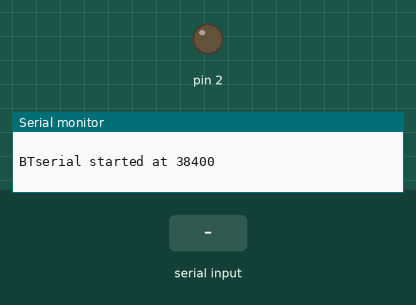
Bench run of a sketch on a simulated Arduino Uno, built with avr-gcc and run on an emulated ATmega328P. Parts: output pins drawn as LEDs (lit = HIGH), the last lines printed to the serial monitor. Inputs (shaded band) come from the test bench.

Above: at 1.2 s.
1.3 s: "1\n" received over the second serial link
At 2.2 s:
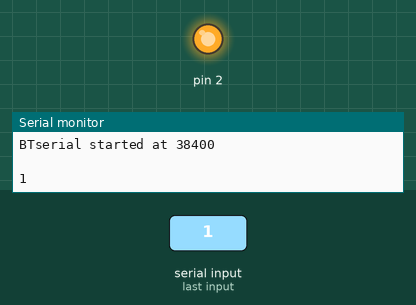
2.8 s: "1\n" received over Serial
Timing chart, 0 to 5.8 s (numbered marks = the images above; inputs shaded):
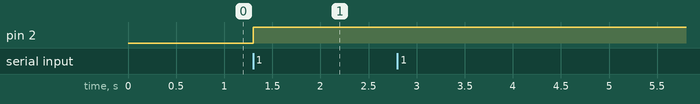

The sketch:

AT_COMMANDS.ino
```cpp
#include <SoftwareSerial.h>
SoftwareSerial BTserial(10, 9); // RX, TX

char c = ' ';
boolean NL = true;

void setup()
{
  Serial.begin(9600);
  Serial.print("Sketch: "); Serial.println(__FILE__);
  Serial.print("Uploaded: "); Serial.println(__DATE__);
  Serial.println(" ");

  BTserial.begin(38400);
  Serial.println("BTserial started at 38400");
  Serial.println(" ");
  pinMode(2, OUTPUT);
  digitalWrite(2, LOW);
}

void loop()
{
  if (BTserial.available())
  {
    c = BTserial.read();
    Serial.write(c);

    digitalWrite(2, HIGH);
  }
  if (Serial.available())
  {
    c = Serial.read();
    BTserial.write(c);

    if (NL) {
      Serial.print(">");
      NL = false;
    }
    Serial.write(c);
    if (c == 10) {
      NL = true;
    }
  }
}
```

Measured:
- after the input at 1.3 s, pin 2: LOW → HIGH at once
